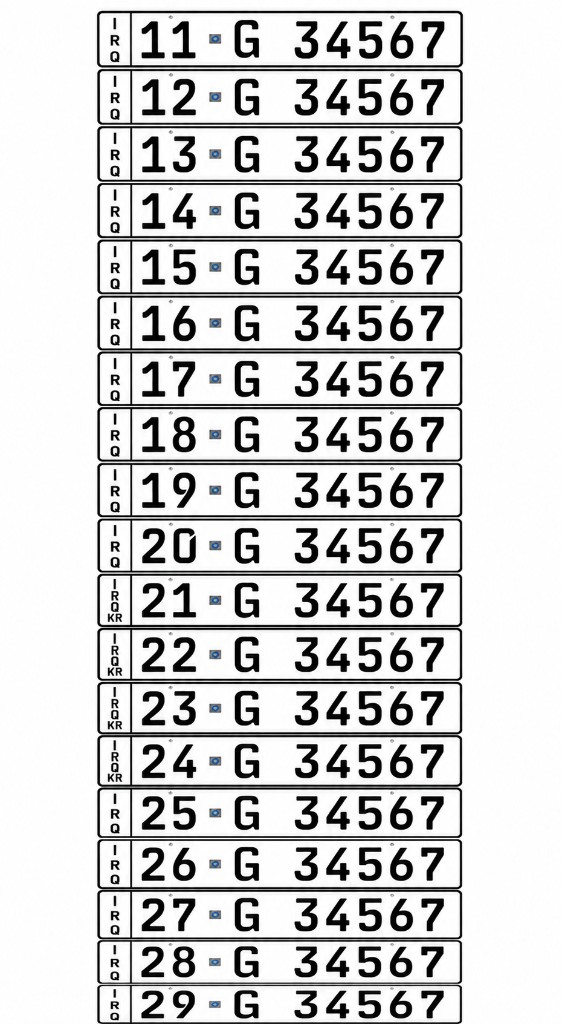
#> input picture assets/plate_types/plate_city_reference_sheet.png, 562 x 1024 px
$ python extract_plate_city_reference.py
#> lines starting #> are read from the running program, lines starting #| are printed output that depends on the picture; after the words box and inside, x2 and y2 are one past the last pixel; in counts of white or black regions, pixels touching at a corner belong together
"""Extract governorate plate rows from the official reference sheet (no edits)."""

from __future__ import annotations

from pathlib import Path

import numpy as np
from PIL import Image

REPO = Path(__file__).resolve().parents[1]
SOURCE = REPO / "assets" / "plate_types" / "plate_city_reference_sheet.png"
OUT_DIR = REPO / "assets" / "plate_types"
FIRST_CODE = 11
LAST_CODE = 29
NORMALIZED_OUTPUT_SIZE = (378, 74)

BORDER_ROW_MIN_DARK = 200
FULL_BORDER_MIN_INK = 300
GAP_INK_THRESHOLD = 200
BORDER_INK_THRESHOLD = 250
TRIM_PADDING = 4


def _rgb_array(img: Image.Image) -> np.ndarray:
    return np.array(img.convert("RGB"))


def _row_dark(arr: np.ndarray) -> np.ndarray:
    return (arr.min(axis=2) < 100).sum(axis=1)


def _row_ink(arr: np.ndarray, *, threshold: int = BORDER_INK_THRESHOLD) -> np.ndarray:
    return (arr.min(axis=2) < threshold).sum(axis=1)


def _gap_runs(row_ink: np.ndarray) -> list[tuple[int, int]]:
    gaps: list[int] = [y for y in range(len(row_ink)) if row_ink[y] < 20]
    if not gaps:
        return []

    runs: list[tuple[int, int]] = []
    start = gaps[0]
    prev = gaps[0]
    for y in gaps[1:]:
        if y == prev + 1:
            prev = y
            continue
        if prev - start >= 3:
            runs.append((start, prev))
        start = y
        prev = y
    if prev - start >= 3:
        runs.append((start, prev))
    return runs


def _dark_border_runs(dark: np.ndarray, y1: int, y2: int) -> list[tuple[int, int]]:
    runs: list[tuple[int, int]] = []
    y = y1
    while y <= y2:
        if dark[y] >= BORDER_ROW_MIN_DARK:
            start = y
            while y <= y2 and dark[y] >= BORDER_ROW_MIN_DARK:
                y += 1
            runs.append((start, y - 1))
        else:
            y += 1
    return runs


def _refine_plate_top(arr: np.ndarray, y1: int, y2: int) -> int:
    """Drop the prior plate's bottom line when it appears at the crop top."""
    dark = _row_dark(arr)
    runs = _dark_border_runs(dark, y1, y2)
    if not runs:
        return y1

    top_run = runs[0]
    if len(runs) >= 2:
        first_end = runs[0][1]
        second_start = runs[1][0]
        if second_start - first_end <= 6:
            gap = dark[first_end + 1 : second_start]
            if len(gap) == 0 or int(gap.max()) < BORDER_ROW_MIN_DARK:
                top_run = runs[1]
    return top_run[0]


def _border_groups(row_ink: np.ndarray) -> list[tuple[int, int]]:
    groups: list[tuple[int, int]] = []
    in_group = False
    start = 0
    for y, ink in enumerate(row_ink):
        is_border = ink >= FULL_BORDER_MIN_INK
        if is_border and not in_group:
            start = y
            in_group = True
        elif not is_border and in_group:
            groups.append((start, y - 1))
            in_group = False
    if in_group:
        groups.append((start, len(row_ink) - 1))
    return groups


def _drop_leading_orphan_border(
    groups: list[tuple[int, int]], row_ink: np.ndarray
) -> list[tuple[int, int]]:
    """Remove the prior plate's bottom border when it was included at the crop top."""
    if len(groups) < 2:
        return groups

    first_start, first_end = groups[0]
    if first_end - first_start + 1 < 5:
        return groups

    second_start, _ = groups[1]
    if second_start - first_end > 6:
        return groups

    gap = row_ink[first_end + 1 : second_start]
    if len(gap) == 0 or int(gap.max()) >= FULL_BORDER_MIN_INK:
        return groups

    return groups[1:]


def _trim_outer_whitespace(img: Image.Image, padding: int = TRIM_PADDING) -> Image.Image:
    arr = _rgb_array(img)
    row_ink = _row_ink(arr)
    mask = arr.min(axis=2) < BORDER_INK_THRESHOLD
    ys, xs = np.where(mask)
    if len(xs) == 0 or len(ys) == 0:
        return img

    groups = _drop_leading_orphan_border(_border_groups(row_ink), row_ink)
    y1 = groups[0][0] if groups else int(ys.min())
    y2 = int(ys.max())

    x1, x2 = int(xs.min()), int(xs.max())
    plate = img.crop((x1, y1, x2 + 1, y2 + 1))
    padded = Image.new(
        plate.mode,
        (plate.width + padding * 2, plate.height + padding * 2),
        (255, 255, 255),
    )
    padded.paste(plate, (padding, padding))
    return padded


def _plate_bands(img: Image.Image) -> list[tuple[int, int]]:
    arr = _rgb_array(img)
    gap_row_ink = _row_ink(arr, threshold=GAP_INK_THRESHOLD)
    h = len(gap_row_ink)

    starts: list[int] = []
    for _, gap_end in _gap_runs(gap_row_ink):
        y = gap_end + 1
        if y < h and max(gap_row_ink[y : min(y + 8, h)]) > 250:
            starts.append(y)

    plate_count = LAST_CODE - FIRST_CODE + 1
    return [
        (
            _refine_plate_top(arr, start, (starts[i + 1] - 1) if i + 1 < len(starts) else h - 1),
            (starts[i + 1] - 1) if i + 1 < len(starts) else h - 1,
        )
        for i, start in enumerate(starts[:plate_count])
    ]


def _normalize_plate_size(img: Image.Image) -> Image.Image:
    if img.size == NORMALIZED_OUTPUT_SIZE:
        return img
    return img.resize(NORMALIZED_OUTPUT_SIZE, Image.Resampling.LANCZOS)


def _ensure_visible_bottom_border(img: Image.Image) -> Image.Image:
    arr = _rgb_array(img)
    row_ink = (arr.min(axis=2) < BORDER_INK_THRESHOLD).sum(axis=1)

    top_border_y = next(
        (y for y in range(min(16, img.height)) if row_ink[y] > img.width * 0.75),
        None,
    )
    if top_border_y is None:
        return img

    top_row_mask = arr[top_border_y].min(axis=1) < BORDER_INK_THRESHOLD
    xs = np.where(top_row_mask)[0]
    if len(xs) == 0:
        return img

    bottom_candidates = [
        y
        for y in range(img.height - 1, max(-1, img.height - 20), -1)
        if row_ink[y] > 20
    ]
    if not bottom_candidates:
        return img

    bottom_y = bottom_candidates[0]
    x1, x2 = int(xs.min()), int(xs.max())
    # The official source's bottom edge is very faint; thicken it so it remains
    # visible after the asset is scaled down inside the filter tile.
    arr[max(0, bottom_y - 2) : bottom_y + 1, x1 : x2 + 1] = (0, 0, 0)
    return Image.fromarray(arr)


def main() -> None:
    if not SOURCE.is_file():
        raise SystemExit(f"Missing reference sheet: {SOURCE}")

    img = Image.open(SOURCE)
#> img is the input picture: PIL image 562x1024 RGB; mean R, G, B 210.2, 210.3, 210.4
    bands = _plate_bands(img)
#> in _plate_bands, `gap_row_ink = _row_ink(arr, threshold=GAP_INK_THRESHOLD)`: gap_row_ink = 1024 values, max 364 at index 12, min 0 at index 0, mean 114.2
#> in _plate_bands, `h = len(gap_row_ink)`: h = 1024
#> in _gap_runs, `gaps: list[int] = [y for y in range(len(row_ink)) if row_ink[y] < 20]`: gaps = 248 items
#> in _gap_runs, `start = gaps[0]`: start = 0
#> the loop in _plate_bands, `for _, gap_end in _gap_runs(gap_row_ink):` made 38 passes
#> (gap_end, y) on passes 1 to 12: (9, 10), (19, 20), (64, 65), (77, 78), (121, 122), (135, 136), (178, 179), (191, 192), (235, 236), (248, 249), (291, 292), (304, 305)
#> after the loop in _plate_bands, `for _, gap_end in _gap_runs(gap_row_ink):`: starts = [10, 65, 122, 179, 236, 292, 348, 404, 459, 515, 570, 625, 678, 732, 784, 836, 887, 937, 982]
#> in _refine_plate_top, `dark = _row_dark(arr)`: dark = 1024 values, max 364 at index 65, min 0 at index 0, mean 90.04
#> after the loop in _dark_border_runs, `while y <= y2:`: runs = [(11, 12)]; y = 65
#> in _refine_plate_top, `runs = _dark_border_runs(dark, y1, y2)`: runs = [(11, 12)]
#> in _refine_plate_top, `top_run = runs[0]`: top_run = (11, 12)
#> bands = [(11, 64), (69, 121), (126, 178), (183, 235), (240, 291), (296, 347), (352, 403), (407, 458), (463, 514), (519, 569), (574, 624), (628, 677), (682, 731), (735, 783), (788, 835), (839, 886), (890, 936), (940, 981), (985, 1023)]
    expected = LAST_CODE - FIRST_CODE + 1
    if len(bands) != expected:
        raise SystemExit(f"Expected {expected} plates, found {len(bands)}")

    OUT_DIR.mkdir(parents=True, exist_ok=True)
    for code, (y1, y2) in zip(range(FIRST_CODE, LAST_CODE + 1), bands, strict=True):
        crop = _ensure_visible_bottom_border(
            _normalize_plate_size(
                _trim_outer_whitespace(img.crop((0, y1, img.width, y2 + 1)))
            )
        )
        out_path = OUT_DIR / f"code_{code}.png"
        crop.save(out_path, optimize=True)
        print(f"Wrote {out_path.name} ({crop.size[0]}x{crop.size[1]})")
#> this loop made 19 passes
#> (top_border_y in _ensure_visible_bottom_border, bottom_candidates in _ensure_visible_bottom_border, bottom_y in _ensure_visible_bottom_border) on passes 1, 3, 4, 5, 7: (2, [68, 67, 66, 65, 64, 63, 62, 61, 60, 59, 58, 57, 56, 55], 68), (2, [68, 67, 66, 65, 64, 63, 62, 61, 60, 59, 58, 57, 56, 55], 68), (2, [68, 67, 66, 65, 64, 63, 62, 61, 60, 59, 58, 57, 56, 55], 68), (2, [68, 67, 66, 65, 64, 63, 62, 61, 60, 59, 58, 57, 56, 55], 68), (2, [68, 67, 66, 65, 64, 63, 62, 61, 60, 59, 58, 57, 56, 55], 68)
#> (top_border_y in _ensure_visible_bottom_border, bottom_candidates in _ensure_visible_bottom_border, bottom_y in _ensure_visible_bottom_border) on passes 6, 10, 12, 14, 17: (2, [68, 67, 66, 65, 64, 63, 62, 61, 60, 59, 58, 57, 56, 55], 68), (2, [68, 67, 66, 65, 64, 63, 62, 61, 60, 59, 58, 57, 56, 55], 68), (2, [68, 67, 66, 65, 64, 63, 62, 61, 60, 59, 58, 57, 56, 55], 68), (5, [68, 67, 66, 65, 64, 63, 62, 61, 60, 59, 58, 57, 56, 55], 68), (5, [67, 66, 65, 64, 63, 62, 61, 60, 59, 58, 57, 56, 55], 67)
#| Wrote code_11.png (378x74)
#| Wrote code_12.png (378x74)
#| Wrote code_13.png (378x74)
#| Wrote code_14.png (378x74)
#| Wrote code_15.png (378x74)
#| Wrote code_16.png (378x74)
#| Wrote code_17.png (378x74)
#| Wrote code_18.png (378x74)
#> (further printed lines are left out)
#> pass 1, in _trim_outer_whitespace, `arr = _rgb_array(img)`:
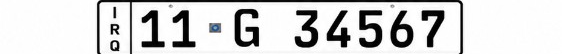
#> arr: shape (54, 562, 3); mean R, G, B 213.1, 213.2, 213.3
#> pass 1, in _trim_outer_whitespace, `mask = arr.min(axis=2) < BORDER_INK_THRESHOLD`:
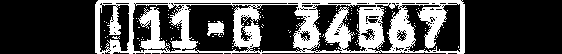
#> mask: shape (54, 562) bool; 31.2% white; 119 white regions (117 under 20 px), largest, box (x1, y1, x2, y2) and area: (95, 0, 465, 54) 9125, (207, 21, 224, 37) 178
#> pass 1, in _trim_outer_whitespace, `plate = img.crop((x1, y1, x2 + 1, y2 + 1))`:
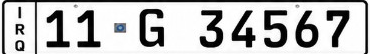
#> plate: PIL image 370x54 RGB; mean R, G, B 192, 192, 192.1
#> after the loop:
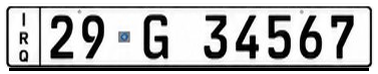
#> crop: PIL image 378x74 RGB; mean R, G, B 186.8, 186.9, 187

    print(f"Done — {expected} plates in {OUT_DIR}")


if __name__ == "__main__":
    main()
